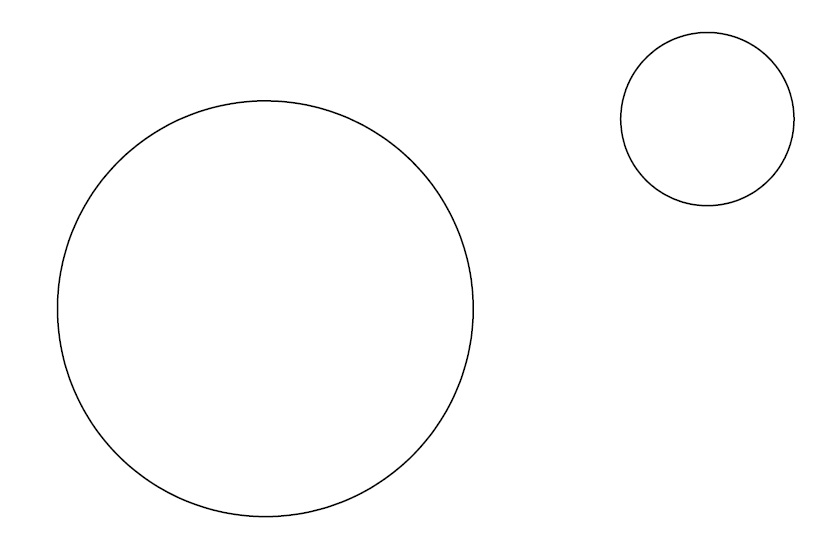
#> input picture ApproxPolyDP/two_circles.jpg, 839 x 545 px
$ python shape_detection.py
#> lines starting #> are read from the running program, lines starting #| are printed output that depends on the picture; after the words box and inside, x2 and y2 are one past the last pixel; in counts of white or black regions, pixels touching at a corner belong together
import cv2

# reading image
img = cv2.imread('two_circles.jpg')
#> img is the input picture: shape (545, 839, 3); min 0, max 255, mean 253.4

# converting image into grayscale image
gray = cv2.cvtColor(img, cv2.COLOR_BGR2GRAY)

# setting threshold of gray image
_, threshold = cv2.threshold(gray, 225, 255, cv2.THRESH_BINARY_INV)
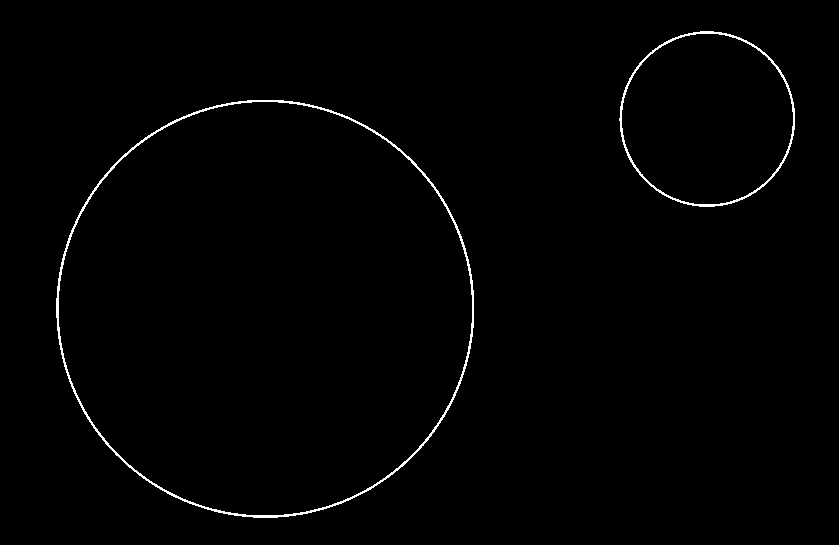
#> threshold: shape (545, 839); 0.96% white in thin lines or dots, all inside (x1, y1, x2, y2) = (56, 31, 795, 518)

#erode_threshold = cv2.erode(threshold, (5,5), iterations=2)

cv2.imshow('thresh', threshold)
cv2.waitKey(0)

# using a findContours() function
contours, _ = cv2.findContours(
    threshold, cv2.RETR_TREE, cv2.CHAIN_APPROX_SIMPLE)
#> contours = 4 contours; box (x1, y1, x2, y2) and area: (56, 100, 474, 518) 136696, (58, 101, 473, 516) 134774, (619, 31, 795, 207) 23974, (621, 33, 794, 205) 23175


# list for storing names of shapes
for contour in contours:

    # cv2.approxPloyDP() function to approximate the shape
    approx = cv2.approxPolyDP(
        contour, 0.0175 * cv2.arcLength(contour, True), True)

    # putting shape name at center of each shape
    if len(approx) <= 8:
        cv2.drawContours(img, [contour], 0, (0, 255, 255), -1)

    else:
        area = cv2.contourArea(contour)
        if area > 1000:
            cv2.drawContours(img, [contour], 0, (255, 0, 0), -1)
            cv2.putText(img, 'X', (contour[0][0][0], contour[0][0][1]), cv2.FONT_HERSHEY_SIMPLEX, 2, (0,255,0), 2)
#> this loop made 4 passes
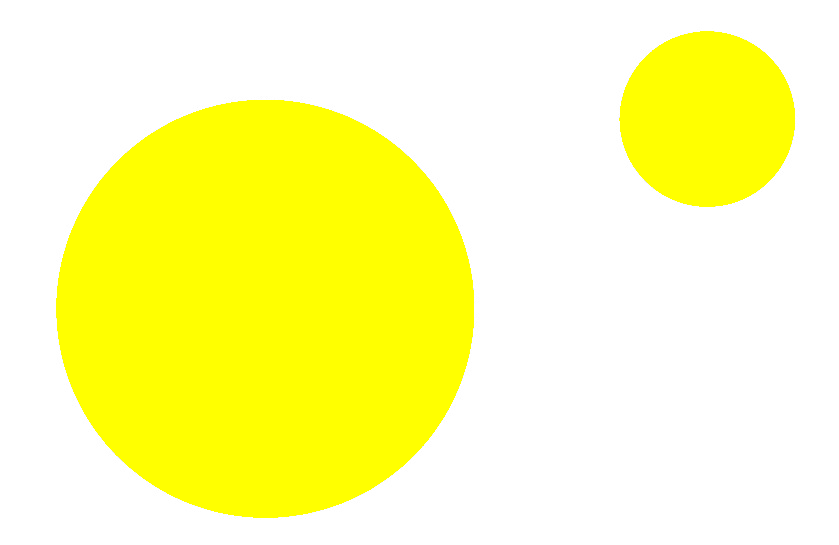
#> img: shape (545, 839, 3); mean B, G, R 164.9, 255, 255

# displaying the image after drawing contours
cv2.imshow('shapes', img)

cv2.waitKey(0)
cv2.destroyAllWindows()
